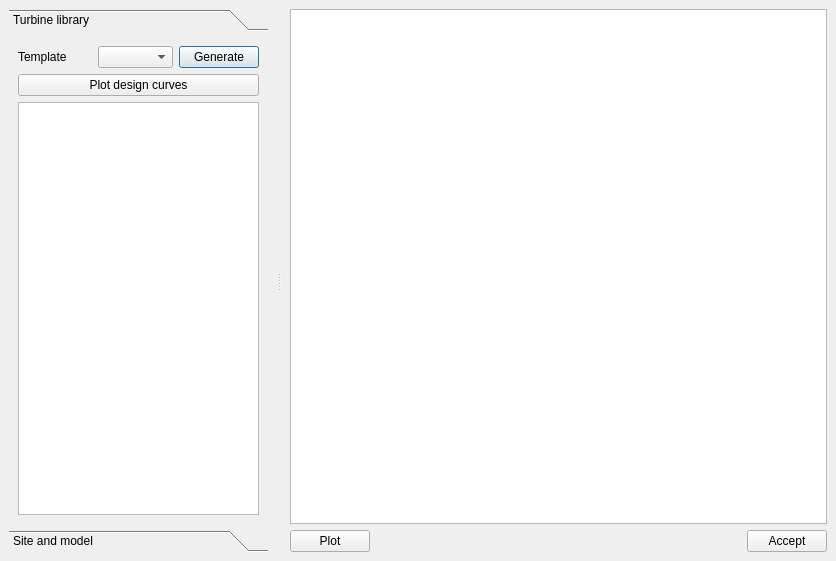
<?xml version="1.0" encoding="UTF-8"?>
<ui version="4.0">
 <class>MainWindow</class>
 <widget class="QDialog" name="MainWindow">
  <property name="geometry">
   <rect>
    <x>0</x>
    <y>0</y>
    <width>836</width>
    <height>561</height>
   </rect>
  </property>
  <property name="windowTitle">
   <string>Wind power wizard</string>
  </property>
  <property name="windowIcon">
   <iconset resource="icons.qrc">
    <normaloff>:/Icons/icons/wind_power.png</normaloff>:/Icons/icons/wind_power.png</iconset>
  </property>
  <layout class="QVBoxLayout" name="verticalLayout">
   <property name="leftMargin">
    <number>0</number>
   </property>
   <property name="topMargin">
    <number>0</number>
   </property>
   <property name="rightMargin">
    <number>0</number>
   </property>
   <property name="bottomMargin">
    <number>0</number>
   </property>
   <item>
    <widget class="QSplitter" name="splitter">
     <property name="orientation">
      <enum>Qt::Horizontal</enum>
     </property>
     <widget class="QFrame" name="frame">
      <property name="frameShape">
       <enum>QFrame::NoFrame</enum>
      </property>
      <property name="frameShadow">
       <enum>QFrame::Raised</enum>
      </property>
      <layout class="QVBoxLayout" name="verticalLayout_2">
       <item>
        <widget class="QToolBox" name="toolBox">
         <property name="currentIndex">
          <number>0</number>
         </property>
         <widget class="QWidget" name="libraryPage">
          <property name="geometry">
           <rect>
            <x>0</x>
            <y>0</y>
            <width>386</width>
            <height>509</height>
           </rect>
          </property>
          <attribute name="label">
           <string>Turbine library</string>
          </attribute>
          <layout class="QGridLayout" name="gridLayout_2">
           <item row="0" column="0">
            <widget class="QLabel" name="label_2">
             <property name="text">
              <string>Template</string>
             </property>
            </widget>
           </item>
           <item row="0" column="1">
            <widget class="QComboBox" name="templeteComboBox"/>
           </item>
           <item row="0" column="2">
            <widget class="QPushButton" name="loadButton">
             <property name="text">
              <string>Generate</string>
             </property>
            </widget>
           </item>
           <item row="1" column="0" colspan="3">
            <widget class="QPushButton" name="plotDesignCurvesButton">
             <property name="text">
              <string>Plot design curves</string>
             </property>
            </widget>
           </item>
           <item row="2" column="0" colspan="3">
            <widget class="QTableView" name="windTurbineTableView"/>
           </item>
          </layout>
         </widget>
         <widget class="QWidget" name="sitePage">
          <property name="geometry">
           <rect>
            <x>0</x>
            <y>0</y>
            <width>386</width>
            <height>509</height>
           </rect>
          </property>
          <attribute name="label">
           <string>Site and model</string>
          </attribute>
          <layout class="QGridLayout" name="gridLayout_3">
           <item row="0" column="0" colspan="2">
            <widget class="QLabel" name="label_3">
             <property name="text">
              <string>Wind turbine data</string>
             </property>
            </widget>
           </item>
           <item row="1" column="0">
            <widget class="QLabel" name="label_4">
             <property name="text">
              <string>Latitude</string>
             </property>
            </widget>
           </item>
           <item row="1" column="1">
            <widget class="QDoubleSpinBox" name="latitudeSpinBox">
             <property name="suffix">
              <string> deg</string>
             </property>
             <property name="decimals">
              <number>6</number>
             </property>
             <property name="minimum">
              <double>-90.000000000000000</double>
             </property>
             <property name="maximum">
              <double>90.000000000000000</double>
             </property>
            </widget>
           </item>
           <item row="2" column="0">
            <widget class="QLabel" name="label_5">
             <property name="text">
              <string>Longitude</string>
             </property>
            </widget>
           </item>
           <item row="2" column="1">
            <widget class="QDoubleSpinBox" name="longitudeSpinBox">
             <property name="suffix">
              <string> deg</string>
             </property>
             <property name="decimals">
              <number>6</number>
             </property>
             <property name="minimum">
              <double>-180.000000000000000</double>
             </property>
             <property name="maximum">
              <double>180.000000000000000</double>
             </property>
            </widget>
           </item>
           <item row="3" column="0">
            <widget class="QLabel" name="label">
             <property name="text">
              <string>Power</string>
             </property>
            </widget>
           </item>
           <item row="3" column="1">
            <widget class="QDoubleSpinBox" name="powerSpinBox">
             <property name="suffix">
              <string> MW</string>
             </property>
             <property name="minimum">
              <double>0.000001000000000</double>
             </property>
             <property name="maximum">
              <double>99999.000000000000000</double>
             </property>
            </widget>
           </item>
           <item row="4" column="0">
            <widget class="QLabel" name="label_6">
             <property name="text">
              <string>Hub height</string>
             </property>
            </widget>
           </item>
           <item row="4" column="1">
            <widget class="QDoubleSpinBox" name="hubHeightSpinBox">
             <property name="suffix">
              <string> m</string>
             </property>
             <property name="minimum">
              <double>1.000000000000000</double>
             </property>
             <property name="maximum">
              <double>300.000000000000000</double>
             </property>
             <property name="value">
              <double>100.000000000000000</double>
             </property>
            </widget>
           </item>
           <item row="5" column="0">
            <widget class="QLabel" name="label_7">
             <property name="text">
              <string>Roughness</string>
             </property>
            </widget>
           </item>
           <item row="5" column="1">
            <widget class="QDoubleSpinBox" name="roughnessLengthSpinBox">
             <property name="suffix">
              <string> m</string>
             </property>
             <property name="decimals">
              <number>3</number>
             </property>
             <property name="minimum">
              <double>0.000000000000000</double>
             </property>
             <property name="maximum">
              <double>5.000000000000000</double>
             </property>
             <property name="value">
              <double>0.100000000000000</double>
             </property>
            </widget>
           </item>
           <item row="6" column="0">
            <spacer name="verticalSpacer">
             <property name="orientation">
              <enum>Qt::Vertical</enum>
             </property>
             <property name="sizeHint" stdset="0">
              <size>
               <width>20</width>
               <height>40</height>
              </size>
             </property>
            </spacer>
           </item>
          </layout>
         </widget>
        </widget>
       </item>
      </layout>
     </widget>
     <widget class="QFrame" name="frame_4">
      <property name="frameShape">
       <enum>QFrame::NoFrame</enum>
      </property>
      <property name="frameShadow">
       <enum>QFrame::Raised</enum>
      </property>
      <layout class="QGridLayout" name="gridLayout">
       <item row="1" column="0" colspan="2">
        <widget class="QPushButton" name="plotButton">
         <property name="text">
          <string>Plot</string>
         </property>
        </widget>
       </item>
       <item row="1" column="2">
        <spacer name="horizontalSpacer_2">
         <property name="orientation">
          <enum>Qt::Horizontal</enum>
         </property>
         <property name="sizeHint" stdset="0">
          <size>
           <width>394</width>
           <height>20</height>
          </size>
         </property>
        </spacer>
       </item>
       <item row="1" column="3">
        <widget class="QPushButton" name="acceptButton">
         <property name="text">
          <string>Accept</string>
         </property>
        </widget>
       </item>
       <item row="0" column="0" colspan="4">
        <widget class="QTableView" name="tableView_2"/>
       </item>
      </layout>
     </widget>
    </widget>
   </item>
  </layout>
  <action name="actionCopy_to_clipboard">
   <property name="icon">
    <iconset>
     <normaloff>:/Icons/icons/copy.png</normaloff>:/Icons/icons/copy.png</iconset>
   </property>
   <property name="text">
    <string>Copy to clipboard</string>
   </property>
  </action>
  <action name="actionSave">
   <property name="icon">
    <iconset>
     <normaloff>:/Icons/icons/import_profiles.png</normaloff>:/Icons/icons/import_profiles.png</iconset>
   </property>
   <property name="text">
    <string>Save</string>
   </property>
  </action>
 </widget>
 <resources>
  <include location="icons.qrc"/>
 </resources>
 <connections/>
</ui>
